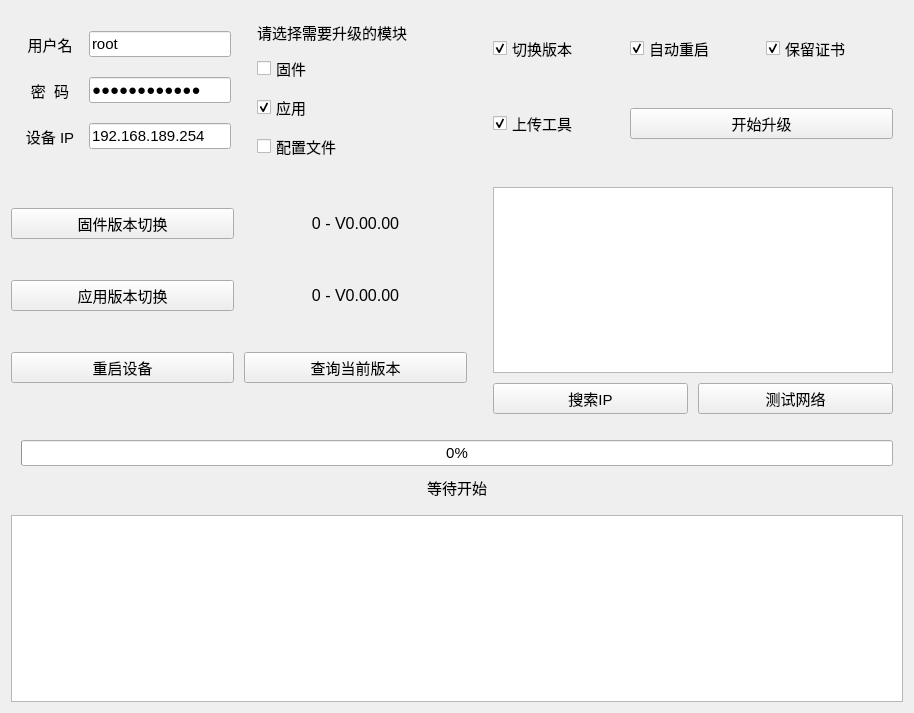
<?xml version="1.0" encoding="UTF-8"?>
<ui version="4.0">
 <class>Form</class>
 <widget class="QWidget" name="Form">
  <property name="enabled">
   <bool>true</bool>
  </property>
  <property name="geometry">
   <rect>
    <x>0</x>
    <y>0</y>
    <width>914</width>
    <height>713</height>
   </rect>
  </property>
  <property name="sizePolicy">
   <sizepolicy hsizetype="Fixed" vsizetype="Fixed">
    <horstretch>0</horstretch>
    <verstretch>0</verstretch>
   </sizepolicy>
  </property>
  <property name="mouseTracking">
   <bool>false</bool>
  </property>
  <property name="windowTitle">
   <string>v2x在线升级软件V3.0   (by Dedia)</string>
  </property>
  <layout class="QGridLayout" name="gridLayout_7">
   <item row="0" column="1">
    <layout class="QGridLayout" name="gridLayout">
     <property name="leftMargin">
      <number>10</number>
     </property>
     <property name="topMargin">
      <number>10</number>
     </property>
     <property name="rightMargin">
      <number>10</number>
     </property>
     <property name="bottomMargin">
      <number>10</number>
     </property>
     <property name="spacing">
      <number>10</number>
     </property>
     <item row="1" column="0">
      <widget class="QCheckBox" name="checkBox_firm">
       <property name="enabled">
        <bool>true</bool>
       </property>
       <property name="sizePolicy">
        <sizepolicy hsizetype="Expanding" vsizetype="Fixed">
         <horstretch>0</horstretch>
         <verstretch>0</verstretch>
        </sizepolicy>
       </property>
       <property name="font">
        <font>
         <family>Arial</family>
         <pointsize>11</pointsize>
        </font>
       </property>
       <property name="layoutDirection">
        <enum>Qt::LeftToRight</enum>
       </property>
       <property name="text">
        <string>固件</string>
       </property>
       <property name="checkable">
        <bool>true</bool>
       </property>
       <property name="checked">
        <bool>false</bool>
       </property>
      </widget>
     </item>
     <item row="2" column="0">
      <widget class="QCheckBox" name="checkBox_plat">
       <property name="sizePolicy">
        <sizepolicy hsizetype="Expanding" vsizetype="Fixed">
         <horstretch>0</horstretch>
         <verstretch>0</verstretch>
        </sizepolicy>
       </property>
       <property name="font">
        <font>
         <family>Arial</family>
         <pointsize>11</pointsize>
        </font>
       </property>
       <property name="layoutDirection">
        <enum>Qt::LeftToRight</enum>
       </property>
       <property name="text">
        <string>应用</string>
       </property>
       <property name="checked">
        <bool>true</bool>
       </property>
      </widget>
     </item>
     <item row="3" column="0">
      <widget class="QCheckBox" name="checkBox_conf">
       <property name="sizePolicy">
        <sizepolicy hsizetype="Expanding" vsizetype="Fixed">
         <horstretch>0</horstretch>
         <verstretch>0</verstretch>
        </sizepolicy>
       </property>
       <property name="font">
        <font>
         <family>Arial</family>
         <pointsize>11</pointsize>
        </font>
       </property>
       <property name="text">
        <string>配置文件</string>
       </property>
       <property name="checked">
        <bool>false</bool>
       </property>
      </widget>
     </item>
     <item row="0" column="0">
      <widget class="QLabel" name="label_3">
       <property name="font">
        <font>
         <family>Arial</family>
         <pointsize>11</pointsize>
        </font>
       </property>
       <property name="text">
        <string>请选择需要升级的模块</string>
       </property>
       <property name="alignment">
        <set>Qt::AlignLeading|Qt::AlignLeft|Qt::AlignVCenter</set>
       </property>
      </widget>
     </item>
    </layout>
   </item>
   <item row="3" column="0" colspan="3">
    <widget class="QTextEdit" name="textEdit">
     <property name="font">
      <font>
       <family>Arial</family>
       <pointsize>11</pointsize>
      </font>
     </property>
    </widget>
   </item>
   <item row="1" column="2">
    <layout class="QGridLayout" name="gridLayout_5">
     <property name="leftMargin">
      <number>10</number>
     </property>
     <property name="topMargin">
      <number>10</number>
     </property>
     <property name="rightMargin">
      <number>10</number>
     </property>
     <property name="bottomMargin">
      <number>10</number>
     </property>
     <property name="spacing">
      <number>10</number>
     </property>
     <item row="0" column="0" colspan="2">
      <widget class="QListView" name="listView">
       <property name="minimumSize">
        <size>
         <width>400</width>
         <height>0</height>
        </size>
       </property>
      </widget>
     </item>
     <item row="1" column="0" rowspan="2">
      <widget class="QPushButton" name="pushButton_findip">
       <property name="sizePolicy">
        <sizepolicy hsizetype="Expanding" vsizetype="Fixed">
         <horstretch>0</horstretch>
         <verstretch>0</verstretch>
        </sizepolicy>
       </property>
       <property name="font">
        <font>
         <family>Arial</family>
         <pointsize>11</pointsize>
        </font>
       </property>
       <property name="text">
        <string>搜索IP</string>
       </property>
      </widget>
     </item>
     <item row="1" column="1" rowspan="2">
      <widget class="QPushButton" name="pushButton_ping">
       <property name="sizePolicy">
        <sizepolicy hsizetype="Expanding" vsizetype="Fixed">
         <horstretch>0</horstretch>
         <verstretch>0</verstretch>
        </sizepolicy>
       </property>
       <property name="font">
        <font>
         <family>Arial</family>
         <pointsize>11</pointsize>
        </font>
       </property>
       <property name="text">
        <string>测试网络</string>
       </property>
      </widget>
     </item>
    </layout>
   </item>
   <item row="0" column="0">
    <layout class="QGridLayout" name="gridLayout_2">
     <property name="leftMargin">
      <number>10</number>
     </property>
     <property name="topMargin">
      <number>10</number>
     </property>
     <property name="rightMargin">
      <number>10</number>
     </property>
     <property name="bottomMargin">
      <number>10</number>
     </property>
     <property name="spacing">
      <number>10</number>
     </property>
     <item row="0" column="0">
      <widget class="QLabel" name="label">
       <property name="sizePolicy">
        <sizepolicy hsizetype="MinimumExpanding" vsizetype="Preferred">
         <horstretch>0</horstretch>
         <verstretch>0</verstretch>
        </sizepolicy>
       </property>
       <property name="font">
        <font>
         <family>Arial</family>
         <pointsize>11</pointsize>
        </font>
       </property>
       <property name="text">
        <string>用户名</string>
       </property>
       <property name="alignment">
        <set>Qt::AlignCenter</set>
       </property>
      </widget>
     </item>
     <item row="0" column="1">
      <widget class="QLineEdit" name="lineEdit_name">
       <property name="sizePolicy">
        <sizepolicy hsizetype="MinimumExpanding" vsizetype="Fixed">
         <horstretch>0</horstretch>
         <verstretch>0</verstretch>
        </sizepolicy>
       </property>
       <property name="maximumSize">
        <size>
         <width>16777215</width>
         <height>16777215</height>
        </size>
       </property>
       <property name="font">
        <font>
         <family>Arial</family>
         <pointsize>11</pointsize>
        </font>
       </property>
       <property name="text">
        <string>root</string>
       </property>
       <property name="echoMode">
        <enum>QLineEdit::Normal</enum>
       </property>
      </widget>
     </item>
     <item row="1" column="0">
      <widget class="QLabel" name="label_2">
       <property name="sizePolicy">
        <sizepolicy hsizetype="MinimumExpanding" vsizetype="Preferred">
         <horstretch>0</horstretch>
         <verstretch>0</verstretch>
        </sizepolicy>
       </property>
       <property name="font">
        <font>
         <family>Arial</family>
         <pointsize>11</pointsize>
        </font>
       </property>
       <property name="text">
        <string>密  码</string>
       </property>
       <property name="alignment">
        <set>Qt::AlignCenter</set>
       </property>
      </widget>
     </item>
     <item row="1" column="1">
      <widget class="QLineEdit" name="lineEdit_pass">
       <property name="sizePolicy">
        <sizepolicy hsizetype="MinimumExpanding" vsizetype="Fixed">
         <horstretch>0</horstretch>
         <verstretch>0</verstretch>
        </sizepolicy>
       </property>
       <property name="maximumSize">
        <size>
         <width>16777215</width>
         <height>16777215</height>
        </size>
       </property>
       <property name="font">
        <font>
         <family>Arial</family>
         <pointsize>11</pointsize>
        </font>
       </property>
       <property name="inputMask">
        <string/>
       </property>
       <property name="text">
        <string>*Ctfo002314*</string>
       </property>
       <property name="echoMode">
        <enum>QLineEdit::PasswordEchoOnEdit</enum>
       </property>
      </widget>
     </item>
     <item row="2" column="0">
      <widget class="QLabel" name="label_4">
       <property name="sizePolicy">
        <sizepolicy hsizetype="MinimumExpanding" vsizetype="Preferred">
         <horstretch>0</horstretch>
         <verstretch>0</verstretch>
        </sizepolicy>
       </property>
       <property name="font">
        <font>
         <family>Arial</family>
         <pointsize>11</pointsize>
        </font>
       </property>
       <property name="text">
        <string>设备 IP</string>
       </property>
       <property name="alignment">
        <set>Qt::AlignCenter</set>
       </property>
      </widget>
     </item>
     <item row="2" column="1">
      <widget class="QLineEdit" name="lineEdit_devip">
       <property name="sizePolicy">
        <sizepolicy hsizetype="MinimumExpanding" vsizetype="Fixed">
         <horstretch>0</horstretch>
         <verstretch>0</verstretch>
        </sizepolicy>
       </property>
       <property name="maximumSize">
        <size>
         <width>16777215</width>
         <height>16777215</height>
        </size>
       </property>
       <property name="font">
        <font>
         <family>Arial</family>
         <pointsize>11</pointsize>
        </font>
       </property>
       <property name="text">
        <string>192.168.189.254</string>
       </property>
      </widget>
     </item>
    </layout>
   </item>
   <item row="2" column="0" colspan="3">
    <layout class="QGridLayout" name="gridLayout_6">
     <property name="leftMargin">
      <number>10</number>
     </property>
     <property name="topMargin">
      <number>10</number>
     </property>
     <property name="rightMargin">
      <number>10</number>
     </property>
     <property name="bottomMargin">
      <number>10</number>
     </property>
     <property name="spacing">
      <number>10</number>
     </property>
     <item row="1" column="0">
      <widget class="QLabel" name="label_stepshow">
       <property name="font">
        <font>
         <family>Arial</family>
         <pointsize>11</pointsize>
        </font>
       </property>
       <property name="text">
        <string>等待开始</string>
       </property>
       <property name="alignment">
        <set>Qt::AlignCenter</set>
       </property>
      </widget>
     </item>
     <item row="0" column="0">
      <widget class="QProgressBar" name="progressBar">
       <property name="font">
        <font>
         <family>Arial</family>
         <pointsize>11</pointsize>
        </font>
       </property>
       <property name="value">
        <number>0</number>
       </property>
       <property name="alignment">
        <set>Qt::AlignJustify|Qt::AlignVCenter</set>
       </property>
       <property name="orientation">
        <enum>Qt::Horizontal</enum>
       </property>
       <property name="invertedAppearance">
        <bool>false</bool>
       </property>
       <property name="textDirection">
        <enum>QProgressBar::TopToBottom</enum>
       </property>
      </widget>
     </item>
    </layout>
   </item>
   <item row="0" column="2">
    <layout class="QGridLayout" name="gridLayout_4">
     <property name="leftMargin">
      <number>10</number>
     </property>
     <property name="topMargin">
      <number>10</number>
     </property>
     <property name="rightMargin">
      <number>10</number>
     </property>
     <property name="bottomMargin">
      <number>10</number>
     </property>
     <property name="spacing">
      <number>10</number>
     </property>
     <item row="3" column="2" rowspan="4" colspan="4">
      <widget class="QPushButton" name="pushButton_start">
       <property name="sizePolicy">
        <sizepolicy hsizetype="Expanding" vsizetype="Fixed">
         <horstretch>0</horstretch>
         <verstretch>0</verstretch>
        </sizepolicy>
       </property>
       <property name="font">
        <font>
         <family>Arial</family>
         <pointsize>11</pointsize>
        </font>
       </property>
       <property name="text">
        <string>开始升级</string>
       </property>
      </widget>
     </item>
     <item row="3" column="0" rowspan="4" colspan="2">
      <widget class="QCheckBox" name="checkBox_sendTool">
       <property name="font">
        <font>
         <family>Arial</family>
         <pointsize>11</pointsize>
        </font>
       </property>
       <property name="text">
        <string>上传工具</string>
       </property>
       <property name="checked">
        <bool>true</bool>
       </property>
       <property name="autoRepeat">
        <bool>false</bool>
       </property>
       <property name="autoExclusive">
        <bool>false</bool>
       </property>
       <property name="tristate">
        <bool>false</bool>
       </property>
      </widget>
     </item>
     <item row="0" column="0" rowspan="3" colspan="2">
      <widget class="QCheckBox" name="checkBox_autoSwitch">
       <property name="font">
        <font>
         <family>Arial</family>
         <pointsize>11</pointsize>
        </font>
       </property>
       <property name="text">
        <string>切换版本</string>
       </property>
       <property name="checked">
        <bool>true</bool>
       </property>
       <property name="autoRepeat">
        <bool>false</bool>
       </property>
       <property name="autoExclusive">
        <bool>false</bool>
       </property>
       <property name="tristate">
        <bool>false</bool>
       </property>
      </widget>
     </item>
     <item row="0" column="4" rowspan="3" colspan="2">
      <widget class="QCheckBox" name="checkBox_keepLic">
       <property name="font">
        <font>
         <family>Arial</family>
         <pointsize>11</pointsize>
        </font>
       </property>
       <property name="text">
        <string>保留证书</string>
       </property>
       <property name="checked">
        <bool>true</bool>
       </property>
       <property name="autoRepeat">
        <bool>false</bool>
       </property>
       <property name="autoExclusive">
        <bool>false</bool>
       </property>
       <property name="tristate">
        <bool>false</bool>
       </property>
      </widget>
     </item>
     <item row="0" column="2" rowspan="3" colspan="2">
      <widget class="QCheckBox" name="checkBox_autoReset">
       <property name="font">
        <font>
         <family>Arial</family>
         <pointsize>11</pointsize>
        </font>
       </property>
       <property name="text">
        <string>自动重启</string>
       </property>
       <property name="checked">
        <bool>true</bool>
       </property>
       <property name="autoRepeat">
        <bool>false</bool>
       </property>
       <property name="autoExclusive">
        <bool>false</bool>
       </property>
       <property name="tristate">
        <bool>false</bool>
       </property>
      </widget>
     </item>
    </layout>
   </item>
   <item row="1" column="0" colspan="2">
    <layout class="QGridLayout" name="gridLayout_3">
     <property name="rightMargin">
      <number>10</number>
     </property>
     <property name="bottomMargin">
      <number>10</number>
     </property>
     <property name="spacing">
      <number>10</number>
     </property>
     <item row="0" column="0">
      <widget class="QPushButton" name="pushButton_firmSwitch">
       <property name="sizePolicy">
        <sizepolicy hsizetype="Expanding" vsizetype="Fixed">
         <horstretch>0</horstretch>
         <verstretch>0</verstretch>
        </sizepolicy>
       </property>
       <property name="font">
        <font>
         <family>Arial</family>
         <pointsize>11</pointsize>
        </font>
       </property>
       <property name="text">
        <string>固件版本切换</string>
       </property>
      </widget>
     </item>
     <item row="0" column="1">
      <widget class="QLabel" name="label_firmid">
       <property name="font">
        <font>
         <family>Arial</family>
         <pointsize>12</pointsize>
        </font>
       </property>
       <property name="text">
        <string>0 - V0.00.00</string>
       </property>
       <property name="alignment">
        <set>Qt::AlignCenter</set>
       </property>
      </widget>
     </item>
     <item row="1" column="0">
      <widget class="QPushButton" name="pushButton_platSwitch">
       <property name="sizePolicy">
        <sizepolicy hsizetype="Expanding" vsizetype="Fixed">
         <horstretch>0</horstretch>
         <verstretch>0</verstretch>
        </sizepolicy>
       </property>
       <property name="font">
        <font>
         <family>Arial</family>
         <pointsize>11</pointsize>
        </font>
       </property>
       <property name="text">
        <string>应用版本切换</string>
       </property>
      </widget>
     </item>
     <item row="1" column="1">
      <widget class="QLabel" name="label_platid">
       <property name="font">
        <font>
         <family>Arial</family>
         <pointsize>12</pointsize>
        </font>
       </property>
       <property name="text">
        <string>0 - V0.00.00</string>
       </property>
       <property name="alignment">
        <set>Qt::AlignCenter</set>
       </property>
      </widget>
     </item>
     <item row="2" column="0">
      <widget class="QPushButton" name="pushButton_reset">
       <property name="sizePolicy">
        <sizepolicy hsizetype="Expanding" vsizetype="Fixed">
         <horstretch>0</horstretch>
         <verstretch>0</verstretch>
        </sizepolicy>
       </property>
       <property name="font">
        <font>
         <family>Arial</family>
         <pointsize>11</pointsize>
        </font>
       </property>
       <property name="text">
        <string>重启设备</string>
       </property>
      </widget>
     </item>
     <item row="2" column="1">
      <widget class="QPushButton" name="pushButton_inquever">
       <property name="sizePolicy">
        <sizepolicy hsizetype="Expanding" vsizetype="Fixed">
         <horstretch>0</horstretch>
         <verstretch>0</verstretch>
        </sizepolicy>
       </property>
       <property name="font">
        <font>
         <family>Arial</family>
         <pointsize>11</pointsize>
        </font>
       </property>
       <property name="text">
        <string>查询当前版本</string>
       </property>
      </widget>
     </item>
    </layout>
   </item>
  </layout>
 </widget>
 <resources/>
 <connections>
  <connection>
   <sender>pushButton_start</sender>
   <signal>clicked()</signal>
   <receiver>Form</receiver>
   <slot>push_start()</slot>
   <hints>
    <hint type="sourcelabel">
     <x>669</x>
     <y>139</y>
    </hint>
    <hint type="destinationlabel">
     <x>400</x>
     <y>6</y>
    </hint>
   </hints>
  </connection>
  <connection>
   <sender>pushButton_findip</sender>
   <signal>clicked()</signal>
   <receiver>Form</receiver>
   <slot>push_findip()</slot>
   <hints>
    <hint type="sourcelabel">
     <x>403</x>
     <y>216</y>
    </hint>
    <hint type="destinationlabel">
     <x>659</x>
     <y>175</y>
    </hint>
   </hints>
  </connection>
  <connection>
   <sender>pushButton_ping</sender>
   <signal>clicked()</signal>
   <receiver>Form</receiver>
   <slot>push_checknet()</slot>
   <hints>
    <hint type="sourcelabel">
     <x>403</x>
     <y>272</y>
    </hint>
    <hint type="destinationlabel">
     <x>659</x>
     <y>241</y>
    </hint>
   </hints>
  </connection>
  <connection>
   <sender>pushButton_firmSwitch</sender>
   <signal>clicked()</signal>
   <receiver>Form</receiver>
   <slot>push_firmswitch()</slot>
   <hints>
    <hint type="sourcelabel">
     <x>96</x>
     <y>194</y>
    </hint>
    <hint type="destinationlabel">
     <x>8</x>
     <y>176</y>
    </hint>
   </hints>
  </connection>
  <connection>
   <sender>pushButton_platSwitch</sender>
   <signal>clicked()</signal>
   <receiver>Form</receiver>
   <slot>push_platswitch()</slot>
   <hints>
    <hint type="sourcelabel">
     <x>60</x>
     <y>243</y>
    </hint>
    <hint type="destinationlabel">
     <x>5</x>
     <y>241</y>
    </hint>
   </hints>
  </connection>
  <connection>
   <sender>pushButton_reset</sender>
   <signal>clicked()</signal>
   <receiver>Form</receiver>
   <slot>push_reset()</slot>
   <hints>
    <hint type="sourcelabel">
     <x>99</x>
     <y>283</y>
    </hint>
    <hint type="destinationlabel">
     <x>5</x>
     <y>297</y>
    </hint>
   </hints>
  </connection>
  <connection>
   <sender>pushButton_inquever</sender>
   <signal>clicked()</signal>
   <receiver>Form</receiver>
   <slot>push_inquever()</slot>
   <hints>
    <hint type="sourcelabel">
     <x>603</x>
     <y>80</y>
    </hint>
    <hint type="destinationlabel">
     <x>607</x>
     <y>-1</y>
    </hint>
   </hints>
  </connection>
 </connections>
 <slots>
  <slot>push_checknet()</slot>
  <slot>push_reset()</slot>
  <slot>push_findip()</slot>
  <slot>push_start()</slot>
  <slot>push_inquever()</slot>
  <slot>push_firmswitch()</slot>
  <slot>push_platswitch()</slot>
 </slots>
</ui>
